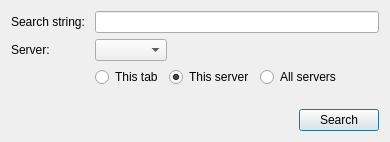
<ui version="4.0" >
 <class>SearchWindow</class>
 <widget class="QDialog" name="SearchWindow" >
  <property name="windowModality" >
   <enum>Qt::ApplicationModal</enum>
  </property>
  <property name="geometry" >
   <rect>
    <x>0</x>
    <y>0</y>
    <width>390</width>
    <height>142</height>
   </rect>
  </property>
  <property name="windowTitle" >
   <string>Search...</string>
  </property>
  <layout class="QVBoxLayout" name="verticalLayout" >
   <item>
    <layout class="QFormLayout" name="formLayout" >
     <property name="fieldGrowthPolicy" >
      <enum>QFormLayout::ExpandingFieldsGrow</enum>
     </property>
     <item row="0" column="0" >
      <widget class="QLabel" name="label" >
       <property name="text" >
        <string>Search string: </string>
       </property>
      </widget>
     </item>
     <item row="0" column="1" >
      <widget class="QLineEdit" name="lineEdit" />
     </item>
     <item row="1" column="0" >
      <widget class="QLabel" name="label_2" >
       <property name="text" >
        <string>Server: </string>
       </property>
      </widget>
     </item>
     <item row="1" column="1" >
      <widget class="QComboBox" name="comboBox" />
     </item>
     <item row="2" column="1" >
      <layout class="QHBoxLayout" name="horizontalLayout_2" >
       <item>
        <widget class="QRadioButton" name="search_tab" >
         <property name="text" >
          <string>This tab</string>
         </property>
        </widget>
       </item>
       <item>
        <widget class="QRadioButton" name="search_server" >
         <property name="text" >
          <string>This server</string>
         </property>
         <property name="checked" >
          <bool>true</bool>
         </property>
        </widget>
       </item>
       <item>
        <widget class="QRadioButton" name="search_servers" >
         <property name="text" >
          <string>All servers</string>
         </property>
        </widget>
       </item>
      </layout>
     </item>
    </layout>
   </item>
   <item>
    <layout class="QHBoxLayout" name="horizontalLayout" >
     <item>
      <spacer name="horizontalSpacer" >
       <property name="orientation" >
        <enum>Qt::Horizontal</enum>
       </property>
       <property name="sizeHint" stdset="0" >
        <size>
         <width>40</width>
         <height>20</height>
        </size>
       </property>
      </spacer>
     </item>
     <item>
      <widget class="QPushButton" name="pushButton" >
       <property name="text" >
        <string>Search</string>
       </property>
      </widget>
     </item>
    </layout>
   </item>
  </layout>
 </widget>
 <resources/>
 <connections/>
</ui>
